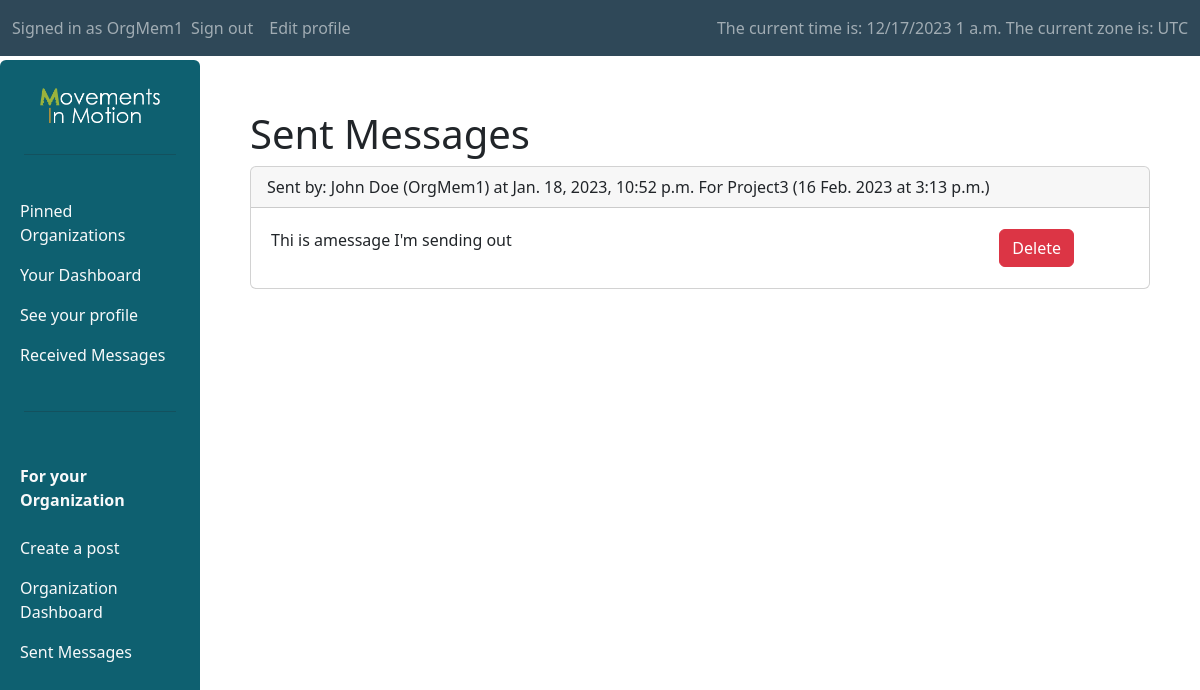
The app's page /Forum/sent_messages (signed in), older data.
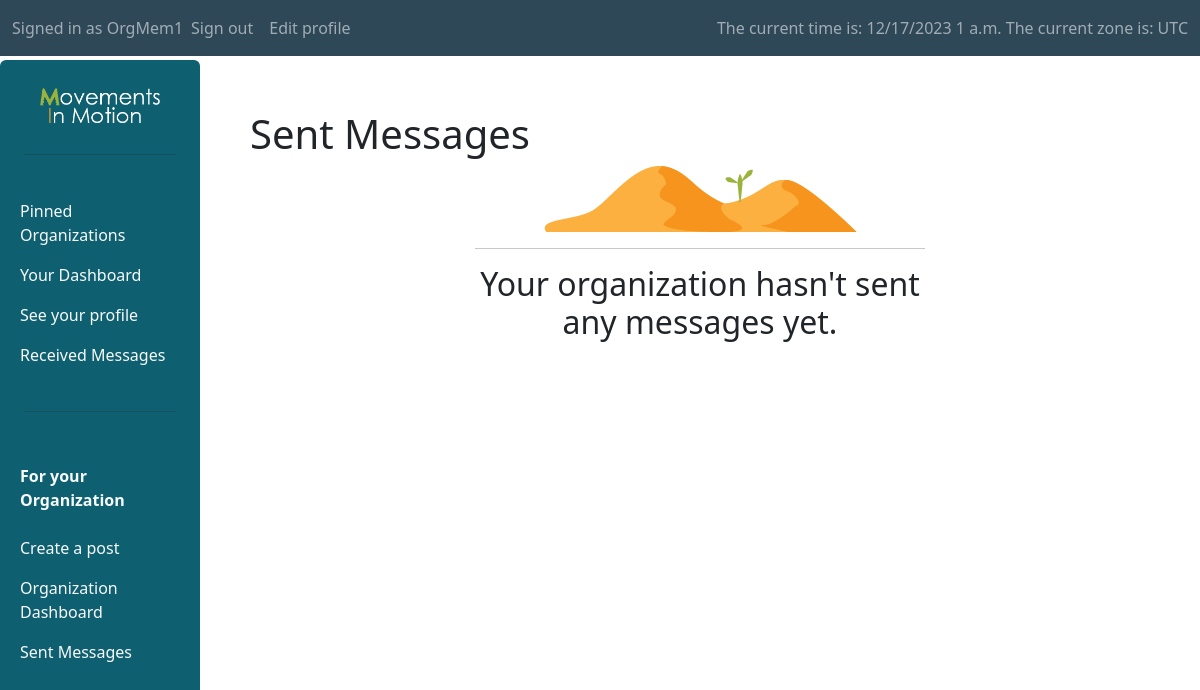
The same page, newer data.
### Forum/models.py (models this page shows, shortened)
class Message(models.Model):
    content = models.TextField(null=False, blank=False)
    sender = models.ForeignKey(Profile, on_delete=models.SET_NULL, null=True, related_name="sent_messages")
    event = models.ForeignKey(Event, on_delete=models.CASCADE, null=True, blank=True, related_name="messages")
    sending_org = models.ForeignKey(Organization, on_delete=models.SET_NULL, null=True, related_name="sent_messages")
    recipient = models.ManyToManyField(Profile, related_name='received_messages')
    timestamp = models.DateTimeField(auto_now_add=True, blank=True, null=True)

class Event(models.Model):
    date = models.DateField(default=timezone.now, null=True, blank=True, validators=[MinValueValidator(timezone.now().date(), "valid values are not in the past")])
    time = models.TimeField(default=timezone.now, null=True, blank=True)
    open = models.BooleanField(default=True, null=False, blank=False)
    post = models.ForeignKey(Post, on_delete=models.CASCADE, related_name='project_times')
    @property
    def datetime(self):
        this_datetime = datetime.combine(self.date, self.time, timezone.utc)
        local_time = this_datetime.astimezone(timezone.get_current_timezone())
        date_str = format_date(local_time.date(), "j N Y")
        time_str = format_time(local_time.time(), 'g:i a')
        return f"{date_str} at {time_str}"

class Post(models.Model):
    title = models.CharField(max_length=150)
    body = models.TextField(null=False, blank=False)
    timestamp = models.DateTimeField(auto_now_add=True, blank=True, null=True)
    is_project = models.BooleanField(default=False, null=False, blank=False, verbose_name="Make this a project")
    author = models.ForeignKey(Profile, on_delete=models.SET_NULL, null=True, related_name='written_posts')
    organization = models.ForeignKey(Organization, on_delete=models.CASCADE, null=True, related_name='our_posts')

### Forum/views.py (the view)
# urls.py: path("sent_messages", permission_required("Forum.can_post")(views.SentMessagesView.as_view()), name = "sent_messages"),
class SentMessagesView(ListView):
    model = Message
    template_name = "Forum/message_pages/sent_messages.html"
    def get_queryset(self, *args, **kwargs):
        queryset = super(SentMessagesView, self).get_queryset(*args, **kwargs)
        current_profile = Profile.objects.get(pk=self.request.user.pk)
        return queryset.filter(sending_org=current_profile.membership).order_by("-timestamp")

### Forum/templates/Forum/message_pages/sent_messages.html (shortened to what this page needs)
{% extends "Forum/layouts/sidebar_layout.html" %}
{% load static %}
{% block body %}
    <h1>Sent Messages</h1>
    {% for message in message_list %}
        <div class="card mb-3">
            <div class="card-header">
                Sent by: {{ message.sender.get_full_name }} ({{ message.sender.username }}) at {{ message.timestamp }}
                For {{ message.event.post.title }} ({{ message.event.datetime }})
            </div>
            <div class="row g-0 align-items-center">
                <div class="col" style="padding:20px">
                    <p> {{ message.content }} </p>
                </div>
                <div class="col-md-2">
                    <a class="btn btn-danger" href="{% url 'delete_message' pk=message.pk %}"> Delete </a>
                </div>
            </div>
        </div>
    {% empty %}
        <div class="mx-auto" style="width: 50%;" align="center">
            <img src="{% static 'Forum/media/util/empty.png' %}" class="img-fluid" alt="Home">
            <hr>
            <h2>Your organization hasn't sent any messages yet.</h2>
        </div>
    {% endfor %}
{% endblock %}

Row changes from the older to the newer data that the page shows:
removed Message: sender.get_full_name "John Doe", sender.username "OrgMem1", timestamp "Jan. 18, 2023, 10:52 p.m.", event.post "Project3", event.datetime "16 Feb. 2023 at 3:13 p.m.", content "Thi is amessage I'm sending out"
Text that changed along with them:
text now shown: "Your organization hasn't sent any messages yet."
